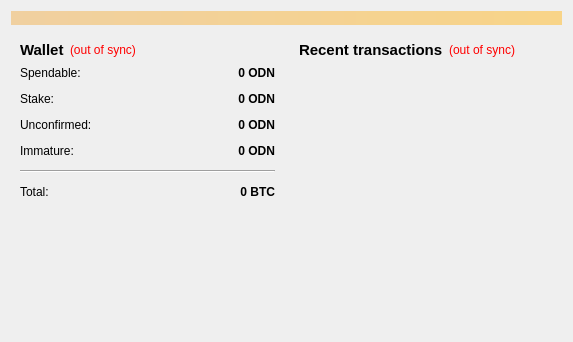
<?xml version="1.0" encoding="UTF-8"?>
<ui version="4.0">
 <class>OverviewPage</class>
 <widget class="QWidget" name="OverviewPage">
  <property name="geometry">
   <rect>
    <x>0</x>
    <y>0</y>
    <width>573</width>
    <height>342</height>
   </rect>
  </property>
  <property name="windowTitle">
   <string>Form</string>
  </property>
  <layout class="QVBoxLayout" name="topLayout">
   <item>
    <widget class="QLabel" name="labelAlerts">
     <property name="visible">
      <bool>false</bool>
     </property>
     <property name="styleSheet">
      <string notr="true">background-color: qlineargradient(x1: 0, y1: 0, x2: 1, y2: 0, stop:0 #F0D0A0, stop:1 #F8D488);  color:#000000
</string>
     </property>
     <property name="wordWrap">
      <bool>true</bool>
     </property>
     <property name="margin">
      <number>3</number>
     </property>
    </widget>
   </item>
   <item>
    <layout class="QHBoxLayout" name="horizontalLayout" stretch="1,1">
     <item>
      <layout class="QVBoxLayout" name="verticalLayout_2">
       <item>
        <widget class="QWidget" name="widget" native="true">
         <layout class="QVBoxLayout" name="verticalLayout_4">
          <item>
           <layout class="QHBoxLayout" name="horizontalLayout_4">
            <item>
             <widget class="QLabel" name="label_5">
              <property name="font">
               <font>
                <pointsize>11</pointsize>
                <weight>75</weight>
                <bold>true</bold>
               </font>
              </property>
              <property name="text">
               <string>Wallet</string>
              </property>
             </widget>
            </item>
            <item>
             <widget class="QLabel" name="labelWalletStatus">
              <property name="toolTip">
               <string>The displayed information may be out of date. Your wallet automatically synchronizes with the Obsidian network after a connection is established, but this process has not completed yet.</string>
              </property>
              <property name="styleSheet">
               <string notr="true">QLabel { color: red; }</string>
              </property>
              <property name="text">
               <string notr="true">(out of sync)</string>
              </property>
              <property name="alignment">
               <set>Qt::AlignLeading|Qt::AlignLeft|Qt::AlignVCenter</set>
              </property>
             </widget>
            </item>
            <item>
             <spacer name="horizontalSpacer_2">
              <property name="orientation">
               <enum>Qt::Horizontal</enum>
              </property>
              <property name="sizeHint" stdset="0">
               <size>
                <width>40</width>
                <height>20</height>
               </size>
              </property>
             </spacer>
            </item>
           </layout>
          </item>
          <item>
           <layout class="QFormLayout" name="formLayout_2">
            <property name="fieldGrowthPolicy">
             <enum>QFormLayout::AllNonFixedFieldsGrow</enum>
            </property>
            <property name="horizontalSpacing">
             <number>12</number>
            </property>
            <property name="verticalSpacing">
             <number>12</number>
            </property>
            <item row="0" column="0">
             <widget class="QLabel" name="label">
              <property name="text">
               <string>Spendable:</string>
              </property>
             </widget>
            </item>
            <item row="0" column="1">
             <widget class="QLabel" name="labelBalance">
              <property name="font">
               <font>
                <weight>75</weight>
                <bold>true</bold>
               </font>
              </property>
              <property name="cursor">
               <cursorShape>IBeamCursor</cursorShape>
              </property>
              <property name="toolTip">
               <string>Your current spendable balance</string>
              </property>
              <property name="text">
               <string notr="true">0 ODN</string>
              </property>
              <property name="alignment">
               <set>Qt::AlignRight|Qt::AlignTrailing|Qt::AlignVCenter</set>
              </property>
              <property name="textInteractionFlags">
               <set>Qt::LinksAccessibleByMouse|Qt::TextSelectableByKeyboard|Qt::TextSelectableByMouse</set>
              </property>
             </widget>
            </item>
            <item row="1" column="0">
             <widget class="QLabel" name="label_6">
              <property name="text">
               <string>Stake:</string>
              </property>
             </widget>
            </item>
            <item row="1" column="1">
             <widget class="QLabel" name="labelStake">
              <property name="font">
               <font>
                <weight>75</weight>
                <bold>true</bold>
               </font>
              </property>
              <property name="cursor">
               <cursorShape>IBeamCursor</cursorShape>
              </property>
              <property name="toolTip">
               <string>Total of coins that was staked, and do not yet count toward the current balance</string>
              </property>
              <property name="text">
               <string notr="true">0 ODN</string>
              </property>
              <property name="alignment">
               <set>Qt::AlignRight|Qt::AlignTrailing|Qt::AlignVCenter</set>
              </property>
              <property name="textInteractionFlags">
               <set>Qt::LinksAccessibleByMouse|Qt::TextSelectableByKeyboard|Qt::TextSelectableByMouse</set>
              </property>
             </widget>
            </item>
            <item row="2" column="0">
             <widget class="QLabel" name="label_3">
              <property name="text">
               <string>Unconfirmed:</string>
              </property>
             </widget>
            </item>
            <item row="2" column="1">
             <widget class="QLabel" name="labelUnconfirmed">
              <property name="font">
               <font>
                <weight>75</weight>
                <bold>true</bold>
               </font>
              </property>
              <property name="cursor">
               <cursorShape>IBeamCursor</cursorShape>
              </property>
              <property name="toolTip">
               <string>Total of transactions that have yet to be confirmed, and do not yet count toward the current balance</string>
              </property>
              <property name="text">
               <string notr="true">0 ODN</string>
              </property>
              <property name="alignment">
               <set>Qt::AlignRight|Qt::AlignTrailing|Qt::AlignVCenter</set>
              </property>
              <property name="textInteractionFlags">
               <set>Qt::LinksAccessibleByMouse|Qt::TextSelectableByKeyboard|Qt::TextSelectableByMouse</set>
              </property>
             </widget>
            </item>
            <item row="3" column="0">
             <widget class="QLabel" name="labelImmatureText">
              <property name="text">
               <string>Immature:</string>
              </property>
             </widget>
            </item>
            <item row="3" column="1">
             <widget class="QLabel" name="labelImmature">
              <property name="font">
               <font>
                <weight>75</weight>
                <bold>true</bold>
               </font>
              </property>
              <property name="toolTip">
               <string>Mined balance that has not yet matured</string>
              </property>
              <property name="text">
               <string notr="true">0 ODN</string>
              </property>
              <property name="alignment">
               <set>Qt::AlignRight|Qt::AlignTrailing|Qt::AlignVCenter</set>
              </property>
              <property name="textInteractionFlags">
               <set>Qt::LinksAccessibleByMouse|Qt::TextSelectableByKeyboard|Qt::TextSelectableByMouse</set>
              </property>
             </widget>
            </item>
            <item row="4" column="0" colspan="2">
             <widget class="Line" name="line">
              <property name="orientation">
               <enum>Qt::Horizontal</enum>
              </property>
             </widget>
            </item>
            <item row="5" column="0">
             <widget class="QLabel" name="labelTotalText">
              <property name="text">
               <string>Total:</string>
              </property>
             </widget>
            </item>
            <item row="5" column="1">
             <widget class="QLabel" name="labelTotal">
              <property name="font">
               <font>
                <weight>75</weight>
                <bold>true</bold>
               </font>
              </property>
              <property name="cursor">
               <cursorShape>IBeamCursor</cursorShape>
              </property>
              <property name="toolTip">
               <string>Your current total balance</string>
              </property>
              <property name="text">
               <string notr="true">0 BTC</string>
              </property>
              <property name="alignment">
               <set>Qt::AlignRight|Qt::AlignTrailing|Qt::AlignVCenter</set>
              </property>
              <property name="textInteractionFlags">
               <set>Qt::LinksAccessibleByMouse|Qt::TextSelectableByKeyboard|Qt::TextSelectableByMouse</set>
              </property>
             </widget>
            </item>
           </layout>
          </item>
         </layout>
        </widget>
       </item>
       <item>
        <spacer name="verticalSpacer">
         <property name="orientation">
          <enum>Qt::Vertical</enum>
         </property>
         <property name="sizeHint" stdset="0">
          <size>
           <width>20</width>
           <height>40</height>
          </size>
         </property>
        </spacer>
       </item>
      </layout>
     </item>
     <item>
      <layout class="QVBoxLayout" name="verticalLayout_3">
       <item>
        <widget class="QWidget" name="widget_2" native="true">
         <layout class="QVBoxLayout" name="verticalLayout">
          <item>
           <layout class="QHBoxLayout" name="horizontalLayout_2">
            <item>
             <widget class="QLabel" name="label_4">
              <property name="font">
               <font>
                <pointsize>11</pointsize>
                <weight>75</weight>
                <bold>true</bold>
               </font>
              </property>
              <property name="text">
               <string>&lt;b&gt;Recent transactions&lt;/b&gt;</string>
              </property>
             </widget>
            </item>
            <item>
             <widget class="QLabel" name="labelTransactionsStatus">
              <property name="toolTip">
               <string>The displayed information may be out of date. Your wallet automatically synchronizes with the Obsidian network after a connection is established, but this process has not completed yet.</string>
              </property>
              <property name="styleSheet">
               <string notr="true">QLabel { color: red; }</string>
              </property>
              <property name="text">
               <string notr="true">(out of sync)</string>
              </property>
              <property name="alignment">
               <set>Qt::AlignRight|Qt::AlignTrailing|Qt::AlignVCenter</set>
              </property>
             </widget>
            </item>
            <item>
             <spacer name="horizontalSpacer">
              <property name="orientation">
               <enum>Qt::Horizontal</enum>
              </property>
              <property name="sizeHint" stdset="0">
               <size>
                <width>40</width>
                <height>20</height>
               </size>
              </property>
             </spacer>
            </item>
           </layout>
          </item>
          <item>
           <widget class="QListView" name="listTransactions">
            <property name="styleSheet">
             <string notr="true">QListView { background: transparent; }</string>
            </property>
            <property name="frameShape">
             <enum>QFrame::NoFrame</enum>
            </property>
            <property name="verticalScrollBarPolicy">
             <enum>Qt::ScrollBarAlwaysOff</enum>
            </property>
            <property name="horizontalScrollBarPolicy">
             <enum>Qt::ScrollBarAlwaysOff</enum>
            </property>
            <property name="selectionMode">
             <enum>QAbstractItemView::NoSelection</enum>
            </property>
           </widget>
          </item>
         </layout>
        </widget>
       </item>
      </layout>
     </item>
    </layout>
   </item>
  </layout>
 </widget>
 <resources/>
 <connections/>
</ui>
